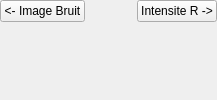
          <widget class="QWidget" name="page_im">
           <layout class="QGridLayout" name="gridLayout_5">
            <property name="leftMargin">
             <number>0</number>
            </property>
            <property name="topMargin">
             <number>0</number>
            </property>
            <property name="rightMargin">
             <number>0</number>
            </property>
            <property name="bottomMargin">
             <number>0</number>
            </property>
            <item row="0" column="1">
             <spacer name="horizontalSpacer_6">
              <property name="orientation">
               <enum>Qt::Horizontal</enum>
              </property>
              <property name="sizeHint" stdset="0">
               <size>
                <width>40</width>
                <height>20</height>
               </size>
              </property>
             </spacer>
            </item>
            <item row="0" column="2">
             <widget class="QPushButton" name="bouton_im">
              <property name="text">
               <string>Intensite R -&gt;</string>
              </property>
             </widget>
            </item>
            <item row="0" column="0">
             <widget class="QPushButton" name="bouton_imBack">
              <property name="text">
               <string>&lt;- Image Bruit</string>
              </property>
             </widget>
            </item>
            <item row="1" column="0" colspan="3">
             <widget class="QLabel" name="image_capteur">
              <property name="sizePolicy">
               <sizepolicy hsizetype="Preferred" vsizetype="Preferred">
                <horstretch>0</horstretch>
                <verstretch>0</verstretch>
               </sizepolicy>
              </property>
              <property name="cursor">
               <cursorShape>ArrowCursor</cursorShape>
              </property>
              <property name="text">
               <string/>
              </property>
              <property name="scaledContents">
               <bool>true</bool>
              </property>
              <property name="indent">
               <number>-1</number>
              </property>
             </widget>
            </item>
           </layout>
          </widget>
